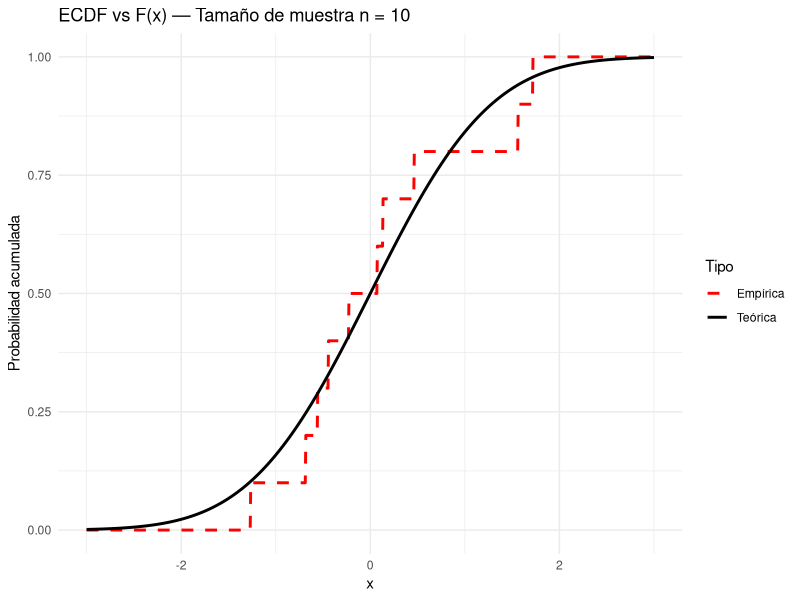
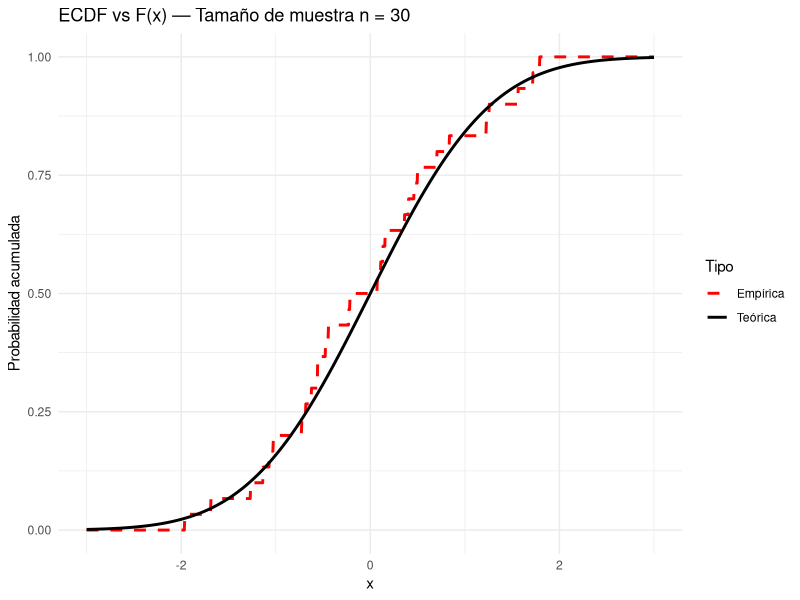
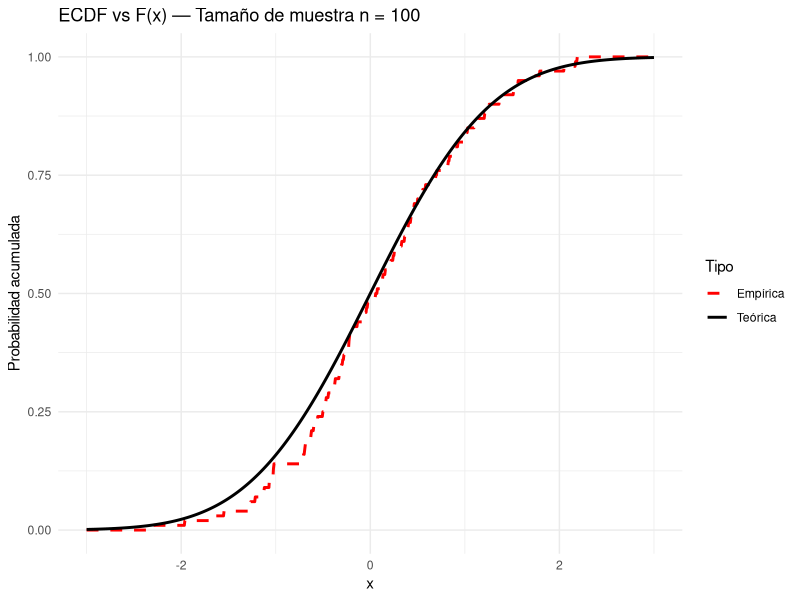
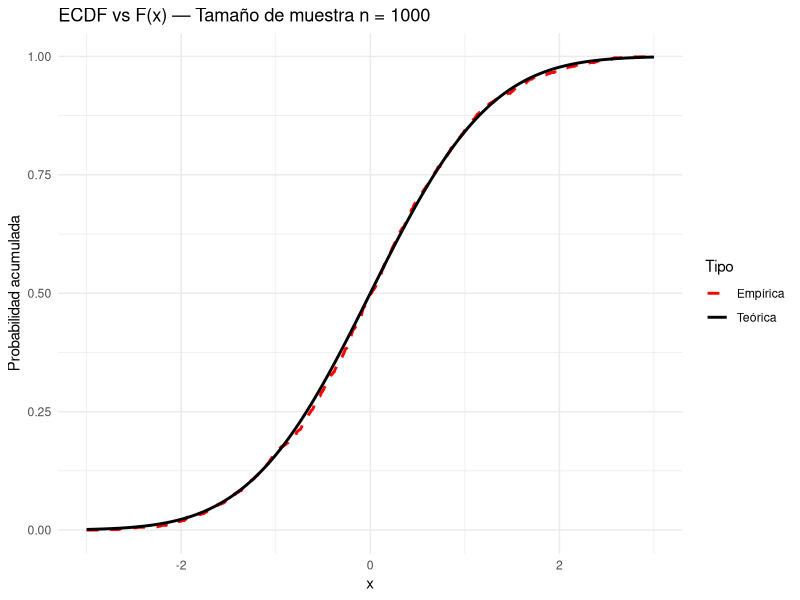
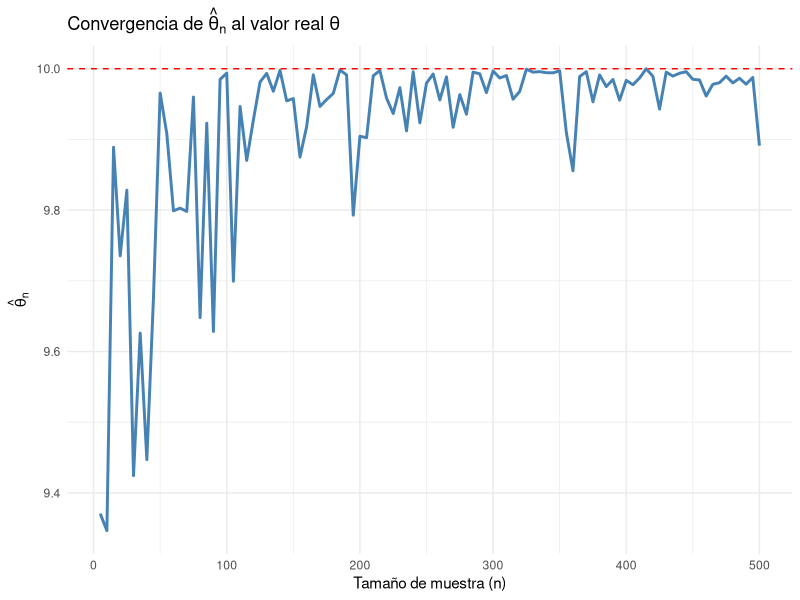
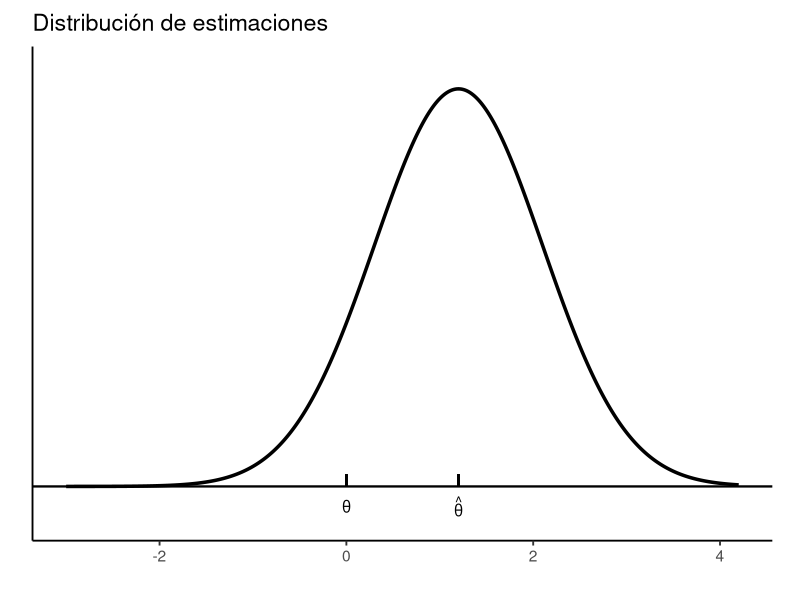
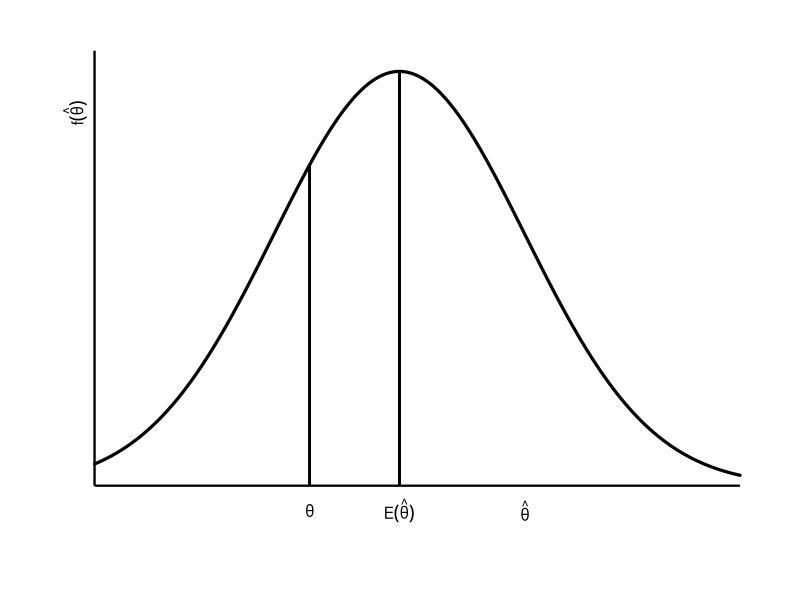
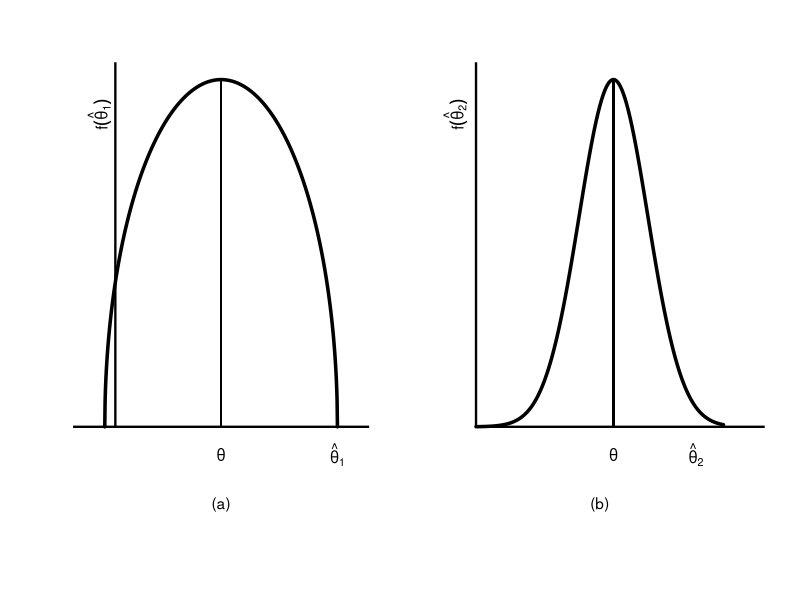

These figures' R source, in order:
## ---- chunk 1
# Cargar librería para gráficos
library(ggplot2)

# Definir función para graficar ECDF vs distribución teórica
comparar_ecdf_teorica <- function(n, distribucion = "normal") {
  set.seed(123)  # Para reproducibilidad

  # Muestra de tamaño n desde N(0,1)
  muestra <- rnorm(n)
  
  # Dominio común
  x_vals <- seq(-3, 3, length.out = 1000)

  # Distribución teórica
  F_teorica <- pnorm(x_vals)

  # Distribución empírica
  ecdf_muestra <- ecdf(muestra)
  F_empirica <- ecdf_muestra(x_vals)

  # Construir data frame para ggplot
  df <- data.frame(
    x = rep(x_vals, 2),
    F = c(F_empirica, F_teorica),
    Tipo = rep(c("Empírica", "Teórica"), each = length(x_vals))
  )

  # Graficar
  ggplot(df, aes(x = x, y = F, color = Tipo, linetype = Tipo)) +
    geom_line(size = 1) +
    labs(
      title = paste("ECDF vs F(x) — Tamaño de muestra n =", n),
      x = "x", y = "Probabilidad acumulada"
    ) +
    theme_minimal() +
    scale_color_manual(values = c("Empírica" = "red", "Teórica" = "black")) +
    scale_linetype_manual(values = c("Empírica" = "dashed", "Teórica" = "solid"))
}

# Generar gráficos para diferentes tamaños de muestra
comparar_ecdf_teorica(10)
comparar_ecdf_teorica(30)
comparar_ecdf_teorica(100)
comparar_ecdf_teorica(1000)

## ---- chunk 2
set.seed(123)
poblacion <- rlnorm(1e6, meanlog = 10, sdlog = 0.5)
## ---- chunk 3
muestra <- sample(poblacion, size = 20000, replace = FALSE)
## ---- chunk 4
Fn <- ecdf(muestra)
## ---- chunk 5
cuantil_90_empirico <- quantile(muestra, probs = 0.9)
## ---- chunk 6
cuantil_90_real <- quantile(poblacion, probs = 0.9)
## ---- chunk 7
cat("Cuantil 90 estimado (empírico):", round(cuantil_90_empirico, 2), "\n")
cat("Cuantil 90 real (poblacional):", round(cuantil_90_real, 2), "\n")
## ---- chunk 8
# Simulación para estimar theta en una uniforme (0, theta)
set.seed(42)
theta_real <- 10

# Tamaños de muestra
n_vals <- c(5, 10, 30, 100)

# Simular y comparar
estimadores <- sapply(n_vals, function(n) {
  muestra <- runif(n, min = 0, max = theta_real)
  max(muestra)
})

# Mostrar resultados
data.frame(
  Tamaño_muestra = n_vals,
  Estimador_maximo = round(estimadores, 3),
  Error = round(theta_real - estimadores, 3)
)
## ---- chunk 9
# Chunk de R — solo código
#| label: fig-convergencia-max
#| fig-cap: 'Convergencia del estimador plug-in $ \hat{\theta}_n = \max X_i $ hacia el valor real $ \theta = 10 $'
#| fig-align: center
#| message: false
#| warning: false

set.seed(42)
theta_real <- 10

# Vector de tamaños de muestra crecientes
n_seq <- seq(5, 500, by = 5)

# Calcular el estimador para cada n
estimadores <- sapply(n_seq, function(n) {
  muestra <- runif(n, min = 0, max = theta_real)
  max(muestra)
})

# Crear data frame para graficar
df_estimacion <- data.frame(
  n = n_seq,
  estimador = estimadores
)

# Graficar
library(ggplot2)
ggplot(df_estimacion, aes(x = n, y = estimador)) +
  geom_line(color = "steelblue", size = 1) +
  geom_hline(yintercept = theta_real, color = "red", linetype = "dashed") +
  labs(
    title = expression("Convergencia de " * hat(theta)[n] * " al valor real " * theta),
    x = "Tamaño de muestra (n)",
    y = expression(hat(theta)[n])
  ) +
  theme_minimal()
## ---- chunk 10
# install.packages("ggplot2")  # si hace falta
library(ggplot2)

theta    <- 0      # valor "verdadero"
thetahat <- 1.2    # estimación

x  <- seq(theta - 3, thetahat + 3, length.out = 500)
df <- data.frame(x = x,
                 y = dnorm(x, mean = thetahat, sd = 0.9))

ggplot(df, aes(x, y)) +
  geom_line(linewidth = 1.2) +
  geom_hline(yintercept = 0, linewidth = 0.8) +
  # marquitas en el eje para theta y theta-hat
  geom_segment(aes(x = theta,    xend = theta,    y = 0, yend = max(y)*0.03),
               inherit.aes = FALSE) +
  geom_segment(aes(x = thetahat, xend = thetahat, y = 0, yend = max(y)*0.03),
               inherit.aes = FALSE) +
  annotate("text", x = theta,    y = -max(df$y)*0.05, label = expression(theta)) +
  annotate("text", x = thetahat, y = -max(df$y)*0.05, label = expression(hat(theta))) +
  labs(title = "Distribución de estimaciones", x = NULL, y = NULL) +
  coord_cartesian(ylim = c(-max(df$y)*0.08, max(df$y)*1.05), clip = "off") +
  theme_classic(base_size = 14) +
  theme(
    axis.text.y  = element_blank(),
    axis.ticks.y = element_blank(),
    plot.margin  = margin(10, 20, 25, 20) # deja espacio para las etiquetas bajo el eje
  )
## ---- chunk 11
library(ggplot2)

# --- Parámetros editables ---
theta       <- 0
E_thetahat  <- 0.5      # sesgo: centro de la densidad
thetahat    <- 1.2
sd0         <- 0.7      # dispersión
# ----------------------------

# Curva de densidad (normal centrada en E(\hat{theta}))
x_min <- theta - 1.2
x_max <- thetahat + 1.2
x  <- seq(x_min, x_max, length.out = 800)
y  <- dnorm(x, mean = E_thetahat, sd = sd0)
df <- data.frame(x, y)
ymax <- max(y)

# Alturas EXACTAS de las barras (tocar la curva)
y_theta     <- dnorm(theta,      mean = E_thetahat, sd = sd0)  # altura en theta
y_Ethetahat <- dnorm(E_thetahat, mean = E_thetahat, sd = sd0)  # pico

ggplot(df, aes(x, y)) +
  geom_line(linewidth = 1.1, lineend = "round") +
  # ejes "a mano"
  annotate("segment", x = x_min, xend = x_max, y = 0, yend = 0, linewidth = 0.8) +
  annotate("segment", x = x_min, xend = x_min, y = 0, yend = 1.05*ymax, linewidth = 0.8) +
  # barra corta en theta (hasta la curva)
  geom_segment(aes(x = theta, xend = theta, y = 0, yend = y_theta), inherit.aes = FALSE) +
  # barra larga en E(thetahat) (hasta el pico)
  geom_segment(aes(x = E_thetahat, xend = E_thetahat, y = 0, yend = y_Ethetahat),
               inherit.aes = FALSE) +
  # etiquetas bajo el eje x
  annotate("text", x = theta,      y = -0.06*ymax, label = expression(theta)) +
  annotate("text", x = E_thetahat, y = -0.06*ymax, label = expression(E(hat(theta)))) +
  annotate("text", x = thetahat,   y = -0.06*ymax, label = expression(hat(theta))) +
  # etiqueta del eje y
  annotate("text",
           x = x_min - 0.03*(x_max - x_min), y = 0.9*ymax,
           label = expression(f(hat(theta))), angle = 90) +
  labs(x = NULL, y = NULL) +
  coord_cartesian(xlim = c(x_min, x_max),
                  ylim = c(-0.10*ymax, 1.08*ymax), clip = "off") +
  theme_void(base_size = 14) +
  theme(plot.margin = margin(10, 20, 35, 45))
## ---- chunk 12
library(ggplot2)
library(patchwork)

# ===== Panel (a): arco =====
# soporte con ~5% a la izquierda y 95% a la derecha
xL <- -0.10
xR <-  2.10
theta     <- (xL + xR)/2    # centro del arco: ahí debe ir la barra
thetahat1 <- xR

# definir el arco (semicircunferencia escalada)
c_a  <- (xL + xR)/2
R_a  <- (xR - xL)/2
x_a  <- seq(xL, xR, length.out = 700)
hsca <- 0.95
y_a  <- hsca * sqrt(pmax(0, R_a^2 - (x_a - c_a)^2))
dfa  <- data.frame(x = x_a, y = y_a)
ymax_a <- max(dfa$y)

# altura de la curva en theta
y_theta <- approx(x_a, y_a, xout = theta)$y

p_a <-
  ggplot(dfa, aes(x, y)) +
  geom_line(linewidth = 1.2, lineend = "round") +
  # ejes
  annotate("segment", x = xL-0.3, xend = xR+0.3, y = 0, yend = 0, linewidth = 0.8) +
  annotate("segment", x = 0, xend = 0, y = 0, yend = 1.05*ymax_a, linewidth = 0.8) +
  # barra en el centro (theta)
  geom_segment(aes(x = theta, xend = theta, y = 0, yend = y_theta), inherit.aes = FALSE) +
  # etiquetas
  annotate("text", x = theta,     y = -0.08*ymax_a, label = expression(theta)) +
  annotate("text", x = thetahat1, y = -0.08*ymax_a, label = expression(hat(theta)[1])) +
  annotate("text", x = -0.15, y = 0.9*ymax_a,
           label = expression(f(hat(theta)[1])), angle = 90) +
  annotate("text", x = (xL + xR)/2, y = -0.22*ymax_a, label = "(a)") +
  coord_cartesian(xlim = c(xL-0.2, xR+0.2),
                  ylim = c(-0.25*ymax_a, 1.1*ymax_a), clip = "off") +
  theme_void(base_size = 14) +
  theme(plot.margin = margin(10, 20, 40, 45))

# ===== Panel (b): normal (sin cambios) =====
theta_b    <- 1.00
thetahat2  <- 1.60
sd_b       <- 0.25
x_b <- seq(0, theta_b + 3.2*sd_b, length.out = 700)
y_b <- dnorm(x_b, mean = theta_b, sd = sd_b)
dfb <- data.frame(x = x_b, y = y_b)
ymax_b <- max(dfb$y)

p_b <-
  ggplot(dfb, aes(x, y)) +
  geom_line(linewidth = 1.2, lineend = "round") +
  annotate("segment", x = 0, xend = max(x_b)+0.3, y = 0, yend = 0, linewidth = 0.8) +
  annotate("segment", x = 0, xend = 0, y = 0, yend = 1.05*ymax_b, linewidth = 0.8) +
  geom_segment(aes(x = theta_b, xend = theta_b, y = 0, yend = dnorm(theta_b, theta_b, sd_b)),
               inherit.aes = FALSE) +
  annotate("text", x = theta_b,   y = -0.08*ymax_b, label = expression(theta)) +
  annotate("text", x = thetahat2, y = -0.08*ymax_b, label = expression(hat(theta)[2])) +
  annotate("text", x = -0.15, y = 0.9*ymax_b,
           label = expression(f(hat(theta)[2])), angle = 90) +
  annotate("text", x = (min(x_b)+max(x_b))/2, y = -0.22*ymax_b, label = "(b)") +
  coord_cartesian(xlim = c(0, max(x_b)+0.2),
                  ylim = c(-0.25*ymax_b, 1.1*ymax_b), clip = "off") +
  theme_void(base_size = 14) +
  theme(plot.margin = margin(10, 20, 40, 45))

# ===== Combinar =====
p_a | p_b
## ---- chunk 13
## Teorema de Rao–Blackwell: ejemplo Bernoulli ----

set.seed(123)

# Parámetros verdaderos
p     <- 0.6
n     <- 20         # tamaño de muestra
Nsim  <- 10000      # número de simulaciones

# Vectores para guardar los estimadores
est_naive <- numeric(Nsim)  # usa solo la primera observación X1
est_RB    <- numeric(Nsim)  # E[X1 | U] = U/n  (media muestral)

for (s in 1:Nsim) {
  X <- rbinom(n, size = 1, prob = p)
  U <- sum(X)

  est_naive[s] <- X[1]
  est_RB[s]    <- U / n
}

# Resumen empírico
mean_naive <- mean(est_naive)
var_naive  <- var(est_naive)

mean_RB <- mean(est_RB)
var_RB  <- var(est_RB)

# Valores teóricos
var_naive_theo <- p * (1 - p)            # Var(X1)
var_RB_theo    <- p * (1 - p) / n        # Var(U/n)

cat("==== Resultados (empíricos vs teóricos) ====\n")
cat(sprintf("E[X1]            empírico = %.4f  (teórico = %.4f)\n", mean_naive, p))
cat(sprintf("Var(X1)          empírico = %.4f  (teórico = %.4f)\n\n", var_naive, var_naive_theo))

cat(sprintf("E[U/n]           empírico = %.4f  (teórico = %.4f)\n", mean_RB, p))
cat(sprintf("Var(U/n)         empírico = %.4f  (teórico = %.4f)\n\n", var_RB, var_RB_theo))

cat(sprintf("Reducción de varianza (empírica): Var(U/n) / Var(X1) = %.4f\n", var_RB / var_naive))
cat(sprintf("Reducción de varianza (teórica) : Var(U/n) / Var(X1) = %.4f\n", var_RB_theo / var_naive_theo))

## ---- chunk 14
## Completitud para T ~ Binomial(n, p)
set.seed(1)

n     <- 10
gridp <- seq(0.1, 0.9, by = 0.1)
N     <- 100000  # simulaciones por p

# Dos funciones no triviales de T (no dependen de p)
g1 <- function(T) T - n/2
g2 <- function(T) (T - n/2) * (T - n/3)

# Función trivial (cero) para contraste
g0 <- function(T) 0 * T

sim_mean_g <- function(gfun) {
  sapply(gridp, function(p) {
    T <- rbinom(N, size = n, prob = p)
    mean(gfun(T))
  })
}

# Medias empíricas
m0 <- sim_mean_g(g0)
m1 <- sim_mean_g(g1)
m2 <- sim_mean_g(g2)

# Valores teóricos (para comparar)
# E[T] = n p; Var[T] = n p (1-p); E[T^2] = Var[T] + (E[T])^2
theo_g1 <- n * (gridp - 1/2)  # E[g1(T)] = n(p - 1/2)

ET   <- n * gridp
VarT <- n * gridp * (1 - gridp)
ET2  <- VarT + ET^2
theo_g2 <- ET2 - (n/2 + n/3) * ET + (n^2)/(6)  # expandir (T - n/2)(T - n/3)

# Mostrar resultados
tab <- data.frame(
  p = gridp,
  E_g0_emp = round(m0, 5),
  E_g1_emp = round(m1, 5),
  E_g1_teo = round(theo_g1, 5),
  E_g2_emp = round(m2, 5),
  E_g2_teo = round(theo_g2, 5)
)
print(tab, row.names = FALSE)

## ---- chunk 15
## Lehmann–Scheffé con Poisson ----
## X_i ~ Poisson(lambda).  T = sum X_i ~ Poisson(n*lambda) es suficiente y completo.

set.seed(123)

# Parámetros
lambda <- 2
n      <- 10
Nsim   <- 20000

# Contenedores
W1_naive  <- numeric(Nsim)  # para tau1(lambda)=lambda, W = X1
W1_RB     <- numeric(Nsim)  # W_T = E[X1|T] = T/n

W2_naive  <- numeric(Nsim)  # para tau2(lambda)=exp(-lambda), W = 1{X1=0}
W2_RB     <- numeric(Nsim)  # W_T = E[1{X1=0} | T] = ((n-1)/n)^T

for (s in 1:Nsim) {
  X <- rpois(n, lambda)
  Tsum <- sum(X)
  
  # Caso 1: tau(lambda) = lambda
  W1_naive[s] <- X[1]
  W1_RB[s]    <- Tsum / n
  
  # Caso 2: tau(lambda) = exp(-lambda)
  W2_naive[s] <- as.numeric(X[1] == 0)
  W2_RB[s]    <- (1 - 1/n)^Tsum
}

## Resúmenes empíricos
res <- data.frame(
  Estimador = c("W = X1", "W_T = T/n", "W = 1{X1=0}", "W_T = ((n-1)/n)^T"),
  Objetivo  = c("lambda", "lambda", "exp(-lambda)", "exp(-lambda)"),
  Media     = c(mean(W1_naive), mean(W1_RB), mean(W2_naive), mean(W2_RB)),
  Varianza  = c(var(W1_naive), var(W1_RB), var(W2_naive), var(W2_RB))
)

print(res, row.names = FALSE)

## Valores teóricos para comparación
# Caso 1 (lambda):
var_W1_naive_theo <- lambda            # Var(X1)
var_W1_RB_theo    <- lambda / n        # Var(T/n)

# Caso 2 (exp(-lambda)):
# Var(1{X1=0}) = e^{-lambda}(1 - e^{-lambda})
var_W2_naive_theo <- exp(-lambda) * (1 - exp(-lambda))

# Var(((n-1)/n)^T) = E[a^{2T}] - (E[a^T])^2, con a = (n-1)/n y T~Poisson(n*lambda)
a <- 1 - 1/n
E_aT     <- exp(n * lambda * (a - 1))        # = exp(n*lambda*(-1/n)) = exp(-lambda)
E_a2T    <- exp(n * lambda * (a^2 - 1))      # = exp(-2*lambda + lambda/n)
var_W2_RB_theo <- E_a2T - E_aT^2             # = e^{-2lambda}(e^{lambda/n} - 1)

cat("\n--- Teórico ---\n")
cat(sprintf("Var(W=X1)                 = %.5f\n", var_W1_naive_theo))
cat(sprintf("Var(W_T=T/n)              = %.5f\n", var_W1_RB_theo))
cat(sprintf("Var(W=1{X1=0})            = %.5f\n", var_W2_naive_theo))
cat(sprintf("Var(W_T=((n-1)/n)^T)      = %.5f\n\n", var_W2_RB_theo))

cat("Relaciones esperadas (Rao–Blackwell):\n")
cat(sprintf("Var(T/n)  <= Var(X1):           %.5f <= %.5f\n", var_W1_RB_theo, var_W1_naive_theo))
cat(sprintf("Var(((n-1)/n)^T) <= Var(1{X1=0}): %.5f <= %.5f\n", var_W2_RB_theo, var_W2_naive_theo))

## ---- chunk 16
# --- Preparación ----
# install.packages("ggplot2") # si no lo tienes
library(ggplot2)

explore_LS <- function(lambda = 2, n = 10, Nsim = 20000, seed = 123,
                       show_plots = TRUE, save_plots = FALSE, prefix = "LS") {
  set.seed(seed)

  # ---- Simulación ----
  # Generamos Nsim muestras, cada una de tamaño n (Poisson(lambda))
  # Para eficiencia, simulamos Nsim*n y damos forma de matriz.
  Xmat <- matrix(rpois(Nsim * n, lambda), nrow = Nsim, ncol = n)
  Tsum <- rowSums(Xmat)

  # Caso 1: tau(lambda) = lambda
  W1  <- Xmat[, 1]          # estimador ingenuo: X1
  WT1 <- Tsum / n           # Rao-Blackwell: E[X1 | T] = T/n  (UMVUE)

  # Caso 2: tau(lambda) = exp(-lambda)
  W2  <- as.numeric(Xmat[, 1] == 0)        # ingenuo: 1{X1=0}
  WT2 <- (1 - 1/n)^Tsum                    # RB: ((n-1)/n)^T  (UMVUE)

  # ---- Resúmenes empíricos ----
  tab <- data.frame(
    Estimador = c("W = X1", "W_T = T/n", "W = 1{X1=0}", "W_T = ((n-1)/n)^T"),
    Objetivo  = c("lambda", "lambda", "exp(-lambda)", "exp(-lambda)"),
    Media     = c(mean(W1), mean(WT1), mean(W2), mean(WT2)),
    Varianza  = c(var(W1),  var(WT1), var(W2), var(WT2))
  )

  # ---- Valores teóricos ----
  # Caso 1:
  var_W1_theo  <- lambda           # Var(X1)
  var_WT1_theo <- lambda / n       # Var(T/n)

  # Caso 2:
  # Var(1{X1=0}) = e^{-lambda}(1 - e^{-lambda})
  var_W2_theo  <- exp(-lambda) * (1 - exp(-lambda))

  # Var(((n-1)/n)^T) = E[a^{2T}] - (E[a^T])^2 con T ~ Poisson(n*lambda), a=(n-1)/n
  a <- 1 - 1/n
  E_aT  <- exp(n * lambda * (a - 1))           # = exp(-lambda)
  E_a2T <- exp(n * lambda * (a^2 - 1))         # = exp(-2*lambda + lambda/n)
  var_WT2_theo <- E_a2T - E_aT^2               # = e^{-2lambda}(e^{lambda/n} - 1)

  tab_teo <- data.frame(
    Estimador = c("W = X1", "W_T = T/n", "W = 1{X1=0}", "W_T = ((n-1)/n)^T"),
    Var_teor  = c(var_W1_theo, var_WT1_theo, var_W2_theo, var_WT2_theo)
  )

  # ---- Data para gráficas ----
  df1 <- rbind(
    data.frame(valor = W1,  tipo = "W = X1",        objetivo = "lambda"),
    data.frame(valor = WT1, tipo = "W_T = T/n",     objetivo = "lambda")
  )

  df2 <- rbind(
    data.frame(valor = W2,  tipo = "W = 1{X1=0}",           objetivo = "exp(-lambda)"),
    data.frame(valor = WT2, tipo = "W_T = ((n-1)/n)^T",     objetivo = "exp(-lambda)")
  )

  # ---- Gráficas ----
  p_dens_1 <- ggplot(df1, aes(x = valor, fill = tipo)) +
    geom_density(alpha = 0.35, adjust = 1.1) +
    geom_vline(xintercept = lambda, linetype = 2) +
    labs(
      title = bquote("Distribuciones de " * W ~ "vs" ~ W[T] ~ " para " ~ tau(lambda) == lambda),
      subtitle = bquote(lambda == .(lambda) ~ ", " ~ n == .(n) ~ ", " ~ N[sim] == .(Nsim)),
      x = "valor", y = "densidad"
    ) +
    theme_minimal() +
    theme(legend.position = "top")

  p_box_1 <- ggplot(df1, aes(x = tipo, y = valor, fill = tipo)) +
    geom_boxplot(alpha = 0.4, width = 0.6, outlier.alpha = 0.25) +
    geom_hline(yintercept = lambda, linetype = 2) +
    labs(
      title   = "Boxplots: W vs W_T (objetivo: lambda)",
      x = NULL, y = "valor"
    ) +
    theme_minimal() +
    theme(legend.position = "none")

  # Para el caso indicador es discreto; usamos barras y boxplot (WT2 es continuo en [0,1])
  p_bar_2 <- ggplot(df2, aes(x = factor(round(valor, 3)), fill = tipo)) +
    geom_bar(position = "dodge") +
    labs(
      title = bquote("Distribuciones de " * W ~ "vs" ~ W[T] ~ " para " ~ tau(lambda) == e^{-lambda}),
      subtitle = bquote(lambda == .(lambda) ~ ", " ~ n == .(n) ~ ", " ~ N[sim] == .(Nsim)),
      x = "valor (redondeado a 3 decimales)", y = "frecuencia"
    ) +
    theme_minimal() +
    theme(legend.position = "top")

  p_box_2 <- ggplot(df2, aes(x = tipo, y = valor, fill = tipo)) +
    geom_boxplot(alpha = 0.4, width = 0.6, outlier.alpha = 0.25) +
    geom_hline(yintercept = exp(-lambda), linetype = 2) +
    labs(
      title = "Boxplots: W vs W_T (objetivo: exp(-lambda))",
      x = NULL, y = "valor"
    ) +
    theme_minimal() +
    theme(legend.position = "none")

  if (show_plots) {
    print(p_dens_1); print(p_box_1)
    print(p_bar_2);  print(p_box_2)
  }

  if (save_plots) {
    ggsave(sprintf("%s_dens_lambda.png", prefix), p_dens_1, width = 7, height = 4.5, dpi = 150)
    ggsave(sprintf("%s_box_lambda.png",  prefix), p_box_1,  width = 6, height = 4.5, dpi = 150)
    ggsave(sprintf("%s_bar_expl.png",    prefix), p_bar_2,  width = 7, height = 4.5, dpi = 150)
    ggsave(sprintf("%s_box_expl.png",    prefix), p_box_2,  width = 6, height = 4.5, dpi = 150)
  }

  # ---- Salida ----
  list(
    resumen_empirico = tab,
    resumen_teorico  = tab_teo,
    plots = list(dens_lambda = p_dens_1, box_lambda = p_box_1,
                 bar_expl = p_bar_2, box_expl = p_box_2)
  )
}

# ===== Ejemplo de uso =====
out <- explore_LS(lambda = 2, n = 10, Nsim = 20000, seed = 123, show_plots = TRUE)

# Mira los resúmenes:
out$resumen_empirico
out$resumen_teorico
